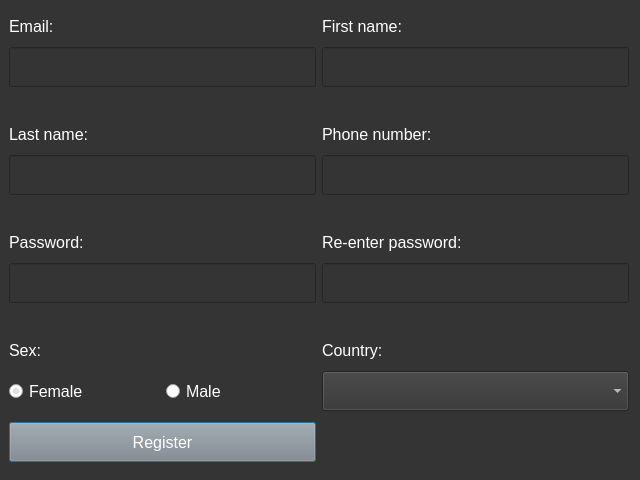
<?xml version="1.0" encoding="UTF-8"?>
<ui version="4.0">
 <class>Dialog</class>
 <widget class="QDialog" name="Dialog">
  <property name="geometry">
   <rect>
    <x>0</x>
    <y>0</y>
    <width>640</width>
    <height>480</height>
   </rect>
  </property>
  <property name="sizePolicy">
   <sizepolicy hsizetype="Preferred" vsizetype="Preferred">
    <horstretch>0</horstretch>
    <verstretch>1</verstretch>
   </sizepolicy>
  </property>
  <property name="minimumSize">
   <size>
    <width>640</width>
    <height>480</height>
   </size>
  </property>
  <property name="windowTitle">
   <string>Dialog</string>
  </property>
  <property name="styleSheet">
   <string notr="true">QDialog {
background-color: #343434;
}

QLabel {
color: #FFFFFF;
font-size: 12pt;
}

QLineEdit {
background-color: #343434;
font-size: 12pt;
color: #FFFFFF;
}

QRadioButton {
color: #FFFFFF;
font-size: 12pt;
}

QPushButton {
font-size: 12pt;
color: #FFFFFF;
background-color: #888888;
}

QComboBox {
background-color: #343434;
font-size: 12pt;
color: #FFFFFF;
}



</string>
  </property>
  <layout class="QGridLayout" name="gridLayout">
   <property name="sizeConstraint">
    <enum>QLayout::SetDefaultConstraint</enum>
   </property>
   <property name="leftMargin">
    <number>9</number>
   </property>
   <item row="5" column="0">
    <widget class="QLabel" name="last_name_label_error">
     <property name="maximumSize">
      <size>
       <width>16777215</width>
       <height>15</height>
      </size>
     </property>
     <property name="styleSheet">
      <string notr="true">font-size: 12pt;
color: #FF0000;</string>
     </property>
     <property name="text">
      <string/>
     </property>
    </widget>
   </item>
   <item row="0" column="1">
    <widget class="QLabel" name="first_name_label">
     <property name="sizePolicy">
      <sizepolicy hsizetype="Preferred" vsizetype="Preferred">
       <horstretch>0</horstretch>
       <verstretch>0</verstretch>
      </sizepolicy>
     </property>
     <property name="minimumSize">
      <size>
       <width>91</width>
       <height>20</height>
      </size>
     </property>
     <property name="maximumSize">
      <size>
       <width>16777215</width>
       <height>20</height>
      </size>
     </property>
     <property name="styleSheet">
      <string notr="true"/>
     </property>
     <property name="text">
      <string>First name:</string>
     </property>
    </widget>
   </item>
   <item row="8" column="0">
    <widget class="QLabel" name="password_label_error">
     <property name="maximumSize">
      <size>
       <width>16777215</width>
       <height>15</height>
      </size>
     </property>
     <property name="styleSheet">
      <string notr="true">font-size: 12pt;
color: #FF0000;</string>
     </property>
     <property name="text">
      <string/>
     </property>
    </widget>
   </item>
   <item row="4" column="1">
    <widget class="QLineEdit" name="phone_edit">
     <property name="sizePolicy">
      <sizepolicy hsizetype="Preferred" vsizetype="Preferred">
       <horstretch>0</horstretch>
       <verstretch>0</verstretch>
      </sizepolicy>
     </property>
     <property name="minimumSize">
      <size>
       <width>91</width>
       <height>40</height>
      </size>
     </property>
    </widget>
   </item>
   <item row="13" column="0">
    <widget class="QPushButton" name="create_account_button">
     <property name="sizePolicy">
      <sizepolicy hsizetype="Preferred" vsizetype="Preferred">
       <horstretch>0</horstretch>
       <verstretch>0</verstretch>
      </sizepolicy>
     </property>
     <property name="minimumSize">
      <size>
       <width>91</width>
       <height>27</height>
      </size>
     </property>
     <property name="maximumSize">
      <size>
       <width>16777215</width>
       <height>40</height>
      </size>
     </property>
     <property name="text">
      <string>Register</string>
     </property>
    </widget>
   </item>
   <item row="6" column="1">
    <widget class="QLabel" name="re_password_label">
     <property name="sizePolicy">
      <sizepolicy hsizetype="Preferred" vsizetype="Preferred">
       <horstretch>0</horstretch>
       <verstretch>0</verstretch>
      </sizepolicy>
     </property>
     <property name="minimumSize">
      <size>
       <width>112</width>
       <height>20</height>
      </size>
     </property>
     <property name="maximumSize">
      <size>
       <width>16777215</width>
       <height>20</height>
      </size>
     </property>
     <property name="text">
      <string>Re-enter password:</string>
     </property>
    </widget>
   </item>
   <item row="10" column="1">
    <widget class="QComboBox" name="country_comboBox">
     <property name="sizePolicy">
      <sizepolicy hsizetype="Preferred" vsizetype="Preferred">
       <horstretch>0</horstretch>
       <verstretch>0</verstretch>
      </sizepolicy>
     </property>
     <property name="maximumSize">
      <size>
       <width>16777215</width>
       <height>16777215</height>
      </size>
     </property>
     <property name="sizeAdjustPolicy">
      <enum>QComboBox::AdjustToMinimumContentsLength</enum>
     </property>
    </widget>
   </item>
   <item row="1" column="0">
    <widget class="QLineEdit" name="email_edit">
     <property name="sizePolicy">
      <sizepolicy hsizetype="Preferred" vsizetype="Preferred">
       <horstretch>0</horstretch>
       <verstretch>0</verstretch>
      </sizepolicy>
     </property>
     <property name="minimumSize">
      <size>
       <width>91</width>
       <height>40</height>
      </size>
     </property>
     <property name="maximumSize">
      <size>
       <width>16777215</width>
       <height>40</height>
      </size>
     </property>
     <property name="styleSheet">
      <string notr="true"/>
     </property>
     <property name="inputMask">
      <string/>
     </property>
     <property name="text">
      <string/>
     </property>
     <property name="maxLength">
      <number>32767</number>
     </property>
     <property name="frame">
      <bool>true</bool>
     </property>
     <property name="echoMode">
      <enum>QLineEdit::Normal</enum>
     </property>
    </widget>
   </item>
   <item row="2" column="1">
    <widget class="QLabel" name="first_name_label_error">
     <property name="maximumSize">
      <size>
       <width>16777215</width>
       <height>15</height>
      </size>
     </property>
     <property name="styleSheet">
      <string notr="true">font-size: 12pt;
color: #FF0000;</string>
     </property>
     <property name="text">
      <string/>
     </property>
    </widget>
   </item>
   <item row="9" column="1">
    <widget class="QLabel" name="country_label">
     <property name="sizePolicy">
      <sizepolicy hsizetype="Preferred" vsizetype="Preferred">
       <horstretch>0</horstretch>
       <verstretch>0</verstretch>
      </sizepolicy>
     </property>
     <property name="text">
      <string>Country:</string>
     </property>
    </widget>
   </item>
   <item row="5" column="1">
    <widget class="QLabel" name="phone_number_label_error">
     <property name="maximumSize">
      <size>
       <width>16777215</width>
       <height>15</height>
      </size>
     </property>
     <property name="styleSheet">
      <string notr="true">font-size: 12pt;
color: #FF0000;</string>
     </property>
     <property name="text">
      <string/>
     </property>
    </widget>
   </item>
   <item row="7" column="0">
    <widget class="QLineEdit" name="password_edit">
     <property name="sizePolicy">
      <sizepolicy hsizetype="Preferred" vsizetype="Preferred">
       <horstretch>0</horstretch>
       <verstretch>0</verstretch>
      </sizepolicy>
     </property>
     <property name="minimumSize">
      <size>
       <width>91</width>
       <height>40</height>
      </size>
     </property>
     <property name="maximumSize">
      <size>
       <width>16777215</width>
       <height>40</height>
      </size>
     </property>
     <property name="echoMode">
      <enum>QLineEdit::Password</enum>
     </property>
    </widget>
   </item>
   <item row="7" column="1">
    <widget class="QLineEdit" name="re_password_edit">
     <property name="sizePolicy">
      <sizepolicy hsizetype="Preferred" vsizetype="Preferred">
       <horstretch>0</horstretch>
       <verstretch>0</verstretch>
      </sizepolicy>
     </property>
     <property name="minimumSize">
      <size>
       <width>91</width>
       <height>40</height>
      </size>
     </property>
     <property name="maximumSize">
      <size>
       <width>16777215</width>
       <height>40</height>
      </size>
     </property>
     <property name="echoMode">
      <enum>QLineEdit::Password</enum>
     </property>
    </widget>
   </item>
   <item row="3" column="1">
    <widget class="QLabel" name="phone_label">
     <property name="sizePolicy">
      <sizepolicy hsizetype="Preferred" vsizetype="Preferred">
       <horstretch>0</horstretch>
       <verstretch>0</verstretch>
      </sizepolicy>
     </property>
     <property name="text">
      <string>Phone number:</string>
     </property>
    </widget>
   </item>
   <item row="3" column="0">
    <widget class="QLabel" name="last_name_label">
     <property name="sizePolicy">
      <sizepolicy hsizetype="Preferred" vsizetype="Preferred">
       <horstretch>0</horstretch>
       <verstretch>0</verstretch>
      </sizepolicy>
     </property>
     <property name="minimumSize">
      <size>
       <width>91</width>
       <height>20</height>
      </size>
     </property>
     <property name="maximumSize">
      <size>
       <width>16777215</width>
       <height>20</height>
      </size>
     </property>
     <property name="text">
      <string>Last name:</string>
     </property>
    </widget>
   </item>
   <item row="8" column="1">
    <widget class="QLabel" name="re_password_label_error">
     <property name="maximumSize">
      <size>
       <width>16777215</width>
       <height>15</height>
      </size>
     </property>
     <property name="styleSheet">
      <string notr="true">font-size: 12pt;
color: #FF0000;</string>
     </property>
     <property name="text">
      <string/>
     </property>
    </widget>
   </item>
   <item row="4" column="0">
    <widget class="QLineEdit" name="last_name_edit">
     <property name="sizePolicy">
      <sizepolicy hsizetype="Preferred" vsizetype="Preferred">
       <horstretch>0</horstretch>
       <verstretch>0</verstretch>
      </sizepolicy>
     </property>
     <property name="minimumSize">
      <size>
       <width>91</width>
       <height>40</height>
      </size>
     </property>
     <property name="maximumSize">
      <size>
       <width>16777215</width>
       <height>40</height>
      </size>
     </property>
    </widget>
   </item>
   <item row="2" column="0">
    <widget class="QLabel" name="email_label_error">
     <property name="enabled">
      <bool>true</bool>
     </property>
     <property name="maximumSize">
      <size>
       <width>16777215</width>
       <height>15</height>
      </size>
     </property>
     <property name="font">
      <font>
       <pointsize>12</pointsize>
      </font>
     </property>
     <property name="styleSheet">
      <string notr="true">font-size: 12pt;
color: #FF0000;</string>
     </property>
     <property name="text">
      <string/>
     </property>
    </widget>
   </item>
   <item row="1" column="1">
    <widget class="QLineEdit" name="first_name_edit">
     <property name="enabled">
      <bool>true</bool>
     </property>
     <property name="sizePolicy">
      <sizepolicy hsizetype="Preferred" vsizetype="Preferred">
       <horstretch>0</horstretch>
       <verstretch>0</verstretch>
      </sizepolicy>
     </property>
     <property name="minimumSize">
      <size>
       <width>91</width>
       <height>40</height>
      </size>
     </property>
     <property name="maximumSize">
      <size>
       <width>16777215</width>
       <height>500</height>
      </size>
     </property>
    </widget>
   </item>
   <item row="0" column="0">
    <widget class="QLabel" name="email_label">
     <property name="sizePolicy">
      <sizepolicy hsizetype="Preferred" vsizetype="Preferred">
       <horstretch>0</horstretch>
       <verstretch>0</verstretch>
      </sizepolicy>
     </property>
     <property name="minimumSize">
      <size>
       <width>91</width>
       <height>20</height>
      </size>
     </property>
     <property name="maximumSize">
      <size>
       <width>16777215</width>
       <height>20</height>
      </size>
     </property>
     <property name="styleSheet">
      <string notr="true"/>
     </property>
     <property name="text">
      <string>Email:</string>
     </property>
    </widget>
   </item>
   <item row="9" column="0">
    <widget class="QLabel" name="sex_label">
     <property name="sizePolicy">
      <sizepolicy hsizetype="Preferred" vsizetype="Preferred">
       <horstretch>0</horstretch>
       <verstretch>0</verstretch>
      </sizepolicy>
     </property>
     <property name="minimumSize">
      <size>
       <width>91</width>
       <height>20</height>
      </size>
     </property>
     <property name="maximumSize">
      <size>
       <width>16777215</width>
       <height>20</height>
      </size>
     </property>
     <property name="text">
      <string>Sex:</string>
     </property>
    </widget>
   </item>
   <item row="6" column="0">
    <widget class="QLabel" name="password_label">
     <property name="sizePolicy">
      <sizepolicy hsizetype="Preferred" vsizetype="Preferred">
       <horstretch>0</horstretch>
       <verstretch>0</verstretch>
      </sizepolicy>
     </property>
     <property name="minimumSize">
      <size>
       <width>91</width>
       <height>20</height>
      </size>
     </property>
     <property name="maximumSize">
      <size>
       <width>16777215</width>
       <height>20</height>
      </size>
     </property>
     <property name="text">
      <string>Password:</string>
     </property>
    </widget>
   </item>
   <item row="10" column="0">
    <layout class="QGridLayout" name="gridLayout_2">
     <item row="0" column="0">
      <widget class="QRadioButton" name="female_radio">
       <property name="sizePolicy">
        <sizepolicy hsizetype="Preferred" vsizetype="Preferred">
         <horstretch>0</horstretch>
         <verstretch>0</verstretch>
        </sizepolicy>
       </property>
       <property name="minimumSize">
        <size>
         <width>91</width>
         <height>23</height>
        </size>
       </property>
       <property name="maximumSize">
        <size>
         <width>16777215</width>
         <height>40</height>
        </size>
       </property>
       <property name="text">
        <string>Female</string>
       </property>
       <property name="checked">
        <bool>true</bool>
       </property>
      </widget>
     </item>
     <item row="0" column="1">
      <widget class="QRadioButton" name="male_radio">
       <property name="sizePolicy">
        <sizepolicy hsizetype="Preferred" vsizetype="Preferred">
         <horstretch>0</horstretch>
         <verstretch>0</verstretch>
        </sizepolicy>
       </property>
       <property name="minimumSize">
        <size>
         <width>91</width>
         <height>23</height>
        </size>
       </property>
       <property name="maximumSize">
        <size>
         <width>16777215</width>
         <height>40</height>
        </size>
       </property>
       <property name="text">
        <string>Male</string>
       </property>
      </widget>
     </item>
    </layout>
   </item>
  </layout>
 </widget>
 <tabstops>
  <tabstop>email_edit</tabstop>
  <tabstop>first_name_edit</tabstop>
  <tabstop>last_name_edit</tabstop>
  <tabstop>phone_edit</tabstop>
  <tabstop>password_edit</tabstop>
  <tabstop>re_password_edit</tabstop>
  <tabstop>female_radio</tabstop>
  <tabstop>male_radio</tabstop>
  <tabstop>country_comboBox</tabstop>
  <tabstop>create_account_button</tabstop>
 </tabstops>
 <resources/>
 <connections/>
</ui>
